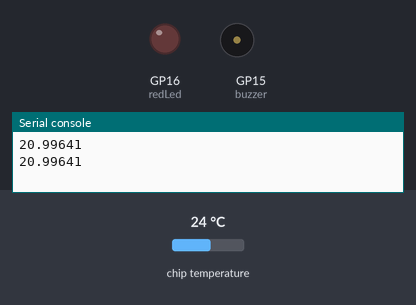
A program run on a simulated Raspberry Pi Pico running MicroPython. Parts: output pins drawn as LEDs (lit = HIGH), buzzer (waves = sounding, pin HIGH), the last lines printed to the serial console. The inputs (shaded band) are chosen by the test bench; at power-on: chip temperature 24 °C.

Above: at 1.2 s.
1.3 s: chip temperature set to 27 °C
At 2.4 s:
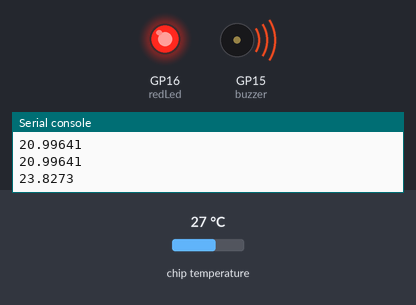
3.5 s: chip temperature set to 1 °C
At 5.1 s:
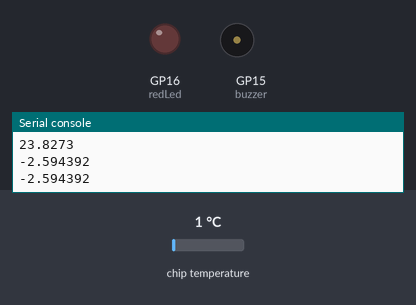
5.5 s: chip temperature set to 34 °C
At 6.6 s:
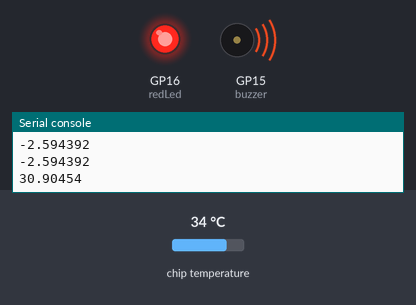
Timing chart, 0 to 8.5 s (numbered marks = the images above; inputs shaded):
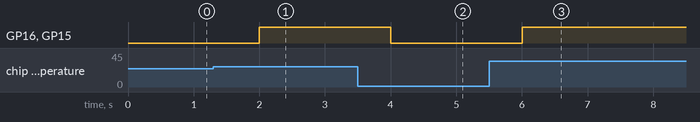

Measured:
- the behaviour switches between 25 and 26 °C on chip temperature (found by bisection; images 0 and 1)
- after the input at 1.3 s, GP16 (redLed), GP15 (buzzer): LOW → HIGH after 0.70 s
- after the input at 3.5 s, GP16 (redLed), GP15 (buzzer): HIGH → LOW after 0.50 s
- after the input at 5.5 s, GP16 (redLed), GP15 (buzzer): LOW → HIGH after 0.50 s

The program:

3.py
```python
from machine import Pin, ADC
import time

sensor = machine.ADC(4)
redLed = Pin(16, Pin.OUT)
buzzer = Pin(15, Pin.OUT)

def ReadTemperature():
    adc_value = sensor.read_u16()
    voltage = (3.3/65025) * adc_value
    temperature = 27 - (voltage - 0.706)/0.001721
    return temperature

while True:
    temp = ReadTemperature()
    if temp > 22:
        redLed.value(1)
        buzzer.value(1)
    else:
        redLed.value(0)
        buzzer.value(0)

    print(temp)
    time.sleep(1)
    
```
